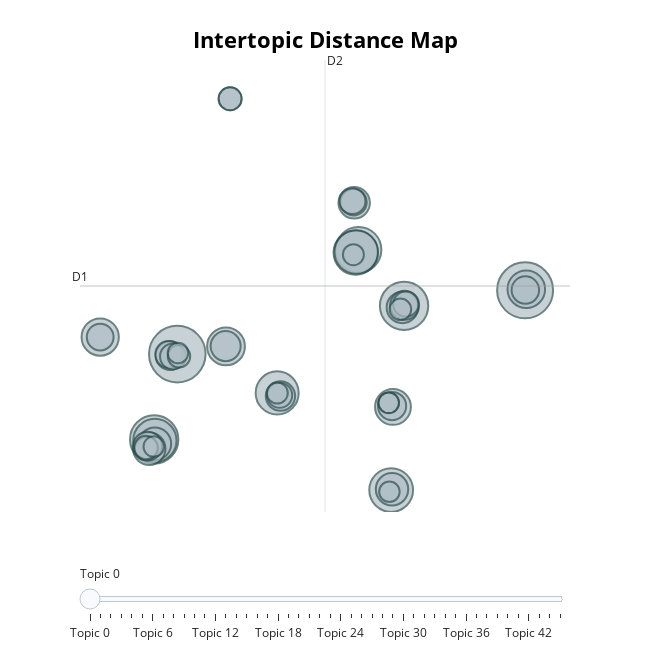

Notebook source saved alongside this figure:
### Code cell
topic_model.visualize_topics(custom_labels=True)

### Figure 1 — Plotly figure (JSON) as saved in the notebook; plotly's stock layout.template omitted (floating-point values rounded to 4 significant figures; data arrays with more than 128 entries replaced by an {"elided": "..."} marker saying what was removed)
{"data": [{"customdata": {"elided": "46x3 mixed values"}, "hovertemplate": "<b>Topic %{customdata[0]}</b><br>%{customdata[1]}<br>Size: %{customdata[2]}", "legendgroup": "", "marker": {"color": "#B0BEC5", "line": {"color": "DarkSlateGrey", "width": 2}, "size": [152, 149, 111, 111, 99, 93, 91, 90, 89, 88, 68, 67, 66, 61, 51, 50, 50, 47, 47, 43, 41, 40, 40, 39, 38, 36, 34, 34, 33, 32, 32, 30, 30, 26, 26, 25, 25, 24, 22, 21, 21, 20, 20, 20, 20, 20], "sizemode": "area", "sizeref": 0.095, "symbol": "circle"}, "mode": "markers", "name": "", "orientation": "v", "showlegend": false, "type": "scatter", "x": [-5.605, 28.27, -7.855, 16.48, 12.04, 11.77, 15.22, 11.82, -7.788, 4.121, -0.8631, 28.38, -13.11, 15.4, -7.797, -8.338, 15.31, 16.31, 11.62, -0.8976, 4.44, 16.54, -8.505, -6.309, 15.31, 28.29, -6.444, -13.11, 11.56, 11.45, -6.019, 4.361, 16.65, -8.606, -8.666, -0.4623, -0.4623, -5.44, 16.12, 11.54, 4.133, -5.54, 14.99, 15.05, 14.98, -7.897], "xaxis": "x", "y": [0.3093, 6.743, -8.296, 5.181, 10.83, 10.56, -13.41, 10.61, -8.405, -3.603, 1.085, 6.857, 2.028, -5.02, -8.739, -9.24, -13.33, 5.015, 15.57, 1.118, -3.923, 5.238, -8.976, 0.1517, -4.932, 6.767, 0.27, 2.028, 15.63, 15.74, 0.07354, -3.843, 5.347, -9.221, -9.114, 26.07, 26.07, 0.08305, 4.825, 10.33, -3.616, 0.4275, -4.61, -13.58, -4.605, -9.021], "yaxis": "y"}], "layout": {"annotations": [{"showarrow": false, "text": "D1", "x": -15.08, "y": 7.179, "yshift": 10}, {"showarrow": false, "text": "D2", "x": 8.778, "xshift": 10, "y": 29.98}], "height": 650, "hoverlabel": {"bgcolor": "white", "font": {"family": "Rockwell", "size": 16}}, "legend": {"itemsizing": "constant", "tracegroupgap": 0}, "margin": {"t": 60}, "shapes": [{"line": {"color": "#CFD8DC", "width": 2}, "type": "line", "x0": 8.778, "x1": 8.778, "y0": -15.62, "y1": 29.98}, {"line": {"color": "#9E9E9E", "width": 2}, "type": "line", "x0": -15.08, "x1": 32.64, "y0": 7.179, "y1": 7.179}], "sliders": [{"active": 0, "pad": {"t": 50}, "steps": [{"args": [{"marker.color": [["red", "#B0BEC5", "#B0BEC5", "#B0BEC5", "#B0BEC5", "#B0BEC5", "#B0BEC5", "#B0BEC5", "#B0BEC5", "#B0BEC5", "#B0BEC5", "#B0BEC5", "#B0BEC5", "#B0BEC5", "#B0BEC5", "#B0BEC5", "#B0BEC5", "#B0BEC5", "#B0BEC5", "#B0BEC5", "#B0BEC5", "#B0BEC5", "#B0BEC5", "#B0BEC5", "#B0BEC5", "#B0BEC5", "#B0BEC5", "#B0BEC5", "#B0BEC5", "#B0BEC5", "#B0BEC5", "#B0BEC5", "#B0BEC5", "#B0BEC5", "#B0BEC5", "#B0BEC5", "#B0BEC5", "#B0BEC5", "#B0BEC5", "#B0BEC5", "#B0BEC5", "#B0BEC5", "#B0BEC5", "#B0BEC5", "#B0BEC5", "#B0BEC5"]]}], "label": "Topic 0", "method": "update"}, {"args": [{"marker.color": [["#B0BEC5", "red", "#B0BEC5", "#B0BEC5", "#B0BEC5", "#B0BEC5", "#B0BEC5", "#B0BEC5", "#B0BEC5", "#B0BEC5", "#B0BEC5", "#B0BEC5", "#B0BEC5", "#B0BEC5", "#B0BEC5", "#B0BEC5", "#B0BEC5", "#B0BEC5", "#B0BEC5", "#B0BEC5", "#B0BEC5", "#B0BEC5", "#B0BEC5", "#B0BEC5", "#B0BEC5", "#B0BEC5", "#B0BEC5", "#B0BEC5", "#B0BEC5", "#B0BEC5", "#B0BEC5", "#B0BEC5", "#B0BEC5", "#B0BEC5", "#B0BEC5", "#B0BEC5", "#B0BEC5", "#B0BEC5", "#B0BEC5", "#B0BEC5", "#B0BEC5", "#B0BEC5", "#B0BEC5", "#B0BEC5", "#B0BEC5", "#B0BEC5"]]}], "label": "Topic 1", "method": "update"}, {"args": [{"marker.color": [["#B0BEC5", "#B0BEC5", "red", "#B0BEC5", "#B0BEC5", "#B0BEC5", "#B0BEC5", "#B0BEC5", "#B0BEC5", "#B0BEC5", "#B0BEC5", "#B0BEC5", "#B0BEC5", "#B0BEC5", "#B0BEC5", "#B0BEC5", "#B0BEC5", "#B0BEC5", "#B0BEC5", "#B0BEC5", "#B0BEC5", "#B0BEC5", "#B0BEC5", "#B0BEC5", "#B0BEC5", "#B0BEC5", "#B0BEC5", "#B0BEC5", "#B0BEC5", "#B0BEC5", "#B0BEC5", "#B0BEC5", "#B0BEC5", "#B0BEC5", "#B0BEC5", "#B0BEC5", "#B0BEC5", "#B0BEC5", "#B0BEC5", "#B0BEC5", "#B0BEC5", "#B0BEC5", "#B0BEC5", "#B0BEC5", "#B0BEC5", "#B0BEC5"]]}], "label": "Topic 2", "method": "update"}, {"args": [{"marker.color": [["#B0BEC5", "#B0BEC5", "#B0BEC5", "red", "#B0BEC5", "#B0BEC5", "#B0BEC5", "#B0BEC5", "#B0BEC5", "#B0BEC5", "#B0BEC5", "#B0BEC5", "#B0BEC5", "#B0BEC5", "#B0BEC5", "#B0BEC5", "#B0BEC5", "#B0BEC5", "#B0BEC5", "#B0BEC5", "#B0BEC5", "#B0BEC5", "#B0BEC5", "#B0BEC5", "#B0BEC5", "#B0BEC5", "#B0BEC5", "#B0BEC5", "#B0BEC5", "#B0BEC5", "#B0BEC5", "#B0BEC5", "#B0BEC5", "#B0BEC5", "#B0BEC5", "#B0BEC5", "#B0BEC5", "#B0BEC5", "#B0BEC5", "#B0BEC5", "#B0BEC5", "#B0BEC5", "#B0BEC5", "#B0BEC5", "#B0BEC5", "#B0BEC5"]]}], "label": "Topic 3", "method": "update"}, {"args": [{"marker.color": [["#B0BEC5", "#B0BEC5", "#B0BEC5", "#B0BEC5", "red", "#B0BEC5", "#B0BEC5", "#B0BEC5", "#B0BEC5", "#B0BEC5", "#B0BEC5", "#B0BEC5", "#B0BEC5", "#B0BEC5", "#B0BEC5", "#B0BEC5", "#B0BEC5", "#B0BEC5", "#B0BEC5", "#B0BEC5", "#B0BEC5", "#B0BEC5", "#B0BEC5", "#B0BEC5", "#B0BEC5", "#B0BEC5", "#B0BEC5", "#B0BEC5", "#B0BEC5", "#B0BEC5", "#B0BEC5", "#B0BEC5", "#B0BEC5", "#B0BEC5", "#B0BEC5", "#B0BEC5", "#B0BEC5", "#B0BEC5", "#B0BEC5", "#B0BEC5", "#B0BEC5", "#B0BEC5", "#B0BEC5", "#B0BEC5", "#B0BEC5", "#B0BEC5"]]}], "label": "Topic 4", "method": "update"}, {"args": [{"marker.color": [["#B0BEC5", "#B0BEC5", "#B0BEC5", "#B0BEC5", "#B0BEC5", "red", "#B0BEC5", "#B0BEC5", "#B0BEC5", "#B0BEC5", "#B0BEC5", "#B0BEC5", "#B0BEC5", "#B0BEC5", "#B0BEC5", "#B0BEC5", "#B0BEC5", "#B0BEC5", "#B0BEC5", "#B0BEC5", "#B0BEC5", "#B0BEC5", "#B0BEC5", "#B0BEC5", "#B0BEC5", "#B0BEC5", "#B0BEC5", "#B0BEC5", "#B0BEC5", "#B0BEC5", "#B0BEC5", "#B0BEC5", "#B0BEC5", "#B0BEC5", "#B0BEC5", "#B0BEC5", "#B0BEC5", "#B0BEC5", "#B0BEC5", "#B0BEC5", "#B0BEC5", "#B0BEC5", "#B0BEC5", "#B0BEC5", "#B0BEC5", "#B0BEC5"]]}], "label": "Topic 5", "method": "update"}, {"args": [{"marker.color": [["#B0BEC5", "#B0BEC5", "#B0BEC5", "#B0BEC5", "#B0BEC5", "#B0BEC5", "red", "#B0BEC5", "#B0BEC5", "#B0BEC5", "#B0BEC5", "#B0BEC5", "#B0BEC5", "#B0BEC5", "#B0BEC5", "#B0BEC5", "#B0BEC5", "#B0BEC5", "#B0BEC5", "#B0BEC5", "#B0BEC5", "#B0BEC5", "#B0BEC5", "#B0BEC5", "#B0BEC5", "#B0BEC5", "#B0BEC5", "#B0BEC5", "#B0BEC5", "#B0BEC5", "#B0BEC5", "#B0BEC5", "#B0BEC5", "#B0BEC5", "#B0BEC5", "#B0BEC5", "#B0BEC5", "#B0BEC5", "#B0BEC5", "#B0BEC5", "#B0BEC5", "#B0BEC5", "#B0BEC5", "#B0BEC5", "#B0BEC5", "#B0BEC5"]]}], "label": "Topic 6", "method": "update"}, {"args": [{"marker.color": [["#B0BEC5", "#B0BEC5", "#B0BEC5", "#B0BEC5", "#B0BEC5", "#B0BEC5", "#B0BEC5", "red", "#B0BEC5", "#B0BEC5", "#B0BEC5", "#B0BEC5", "#B0BEC5", "#B0BEC5", "#B0BEC5", "#B0BEC5", "#B0BEC5", "#B0BEC5", "#B0BEC5", "#B0BEC5", "#B0BEC5", "#B0BEC5", "#B0BEC5", "#B0BEC5", "#B0BEC5", "#B0BEC5", "#B0BEC5", "#B0BEC5", "#B0BEC5", "#B0BEC5", "#B0BEC5", "#B0BEC5", "#B0BEC5", "#B0BEC5", "#B0BEC5", "#B0BEC5", "#B0BEC5", "#B0BEC5", "#B0BEC5", "#B0BEC5", "#B0BEC5", "#B0BEC5", "#B0BEC5", "#B0BEC5", "#B0BEC5", "#B0BEC5"]]}], "label": "Topic 7", "method": "update"}, {"args": [{"marker.color": [["#B0BEC5", "#B0BEC5", "#B0BEC5", "#B0BEC5", "#B0BEC5", "#B0BEC5", "#B0BEC5", "#B0BEC5", "red", "#B0BEC5", "#B0BEC5", "#B0BEC5", "#B0BEC5", "#B0BEC5", "#B0BEC5", "#B0BEC5", "#B0BEC5", "#B0BEC5", "#B0BEC5", "#B0BEC5", "#B0BEC5", "#B0BEC5", "#B0BEC5", "#B0BEC5", "#B0BEC5", "#B0BEC5", "#B0BEC5", "#B0BEC5", "#B0BEC5", "#B0BEC5", "#B0BEC5", "#B0BEC5", "#B0BEC5", "#B0BEC5", "#B0BEC5", "#B0BEC5", "#B0BEC5", "#B0BEC5", "#B0BEC5", "#B0BEC5", "#B0BEC5", "#B0BEC5", "#B0BEC5", "#B0BEC5", "#B0BEC5", "#B0BEC5"]]}], "label": "Topic 8", "method": "update"}, {"args": [{"marker.color": [["#B0BEC5", "#B0BEC5", "#B0BEC5", "#B0BEC5", "#B0BEC5", "#B0BEC5", "#B0BEC5", "#B0BEC5", "#B0BEC5", "red", "#B0BEC5", "#B0BEC5", "#B0BEC5", "#B0BEC5", "#B0BEC5", "#B0BEC5", "#B0BEC5", "#B0BEC5", "#B0BEC5", "#B0BEC5", "#B0BEC5", "#B0BEC5", "#B0BEC5", "#B0BEC5", "#B0BEC5", "#B0BEC5", "#B0BEC5", "#B0BEC5", "#B0BEC5", "#B0BEC5", "#B0BEC5", "#B0BEC5", "#B0BEC5", "#B0BEC5", "#B0BEC5", "#B0BEC5", "#B0BEC5", "#B0BEC5", "#B0BEC5", "#B0BEC5", "#B0BEC5", "#B0BEC5", "#B0BEC5", "#B0BEC5", "#B0BEC5", "#B0BEC5"]]}], "label": "Topic 9", "method": "update"}, {"args": [{"marker.color": [["#B0BEC5", "#B0BEC5", "#B0BEC5", "#B0BEC5", "#B0BEC5", "#B0BEC5", "#B0BEC5", "#B0BEC5", "#B0BEC5", "#B0BEC5", "red", "#B0BEC5", "#B0BEC5", "#B0BEC5", "#B0BEC5", "#B0BEC5", "#B0BEC5", "#B0BEC5", "#B0BEC5", "#B0BEC5", "#B0BEC5", "#B0BEC5", "#B0BEC5", "#B0BEC5", "#B0BEC5", "#B0BEC5", "#B0BEC5", "#B0BEC5", "#B0BEC5", "#B0BEC5", "#B0BEC5", "#B0BEC5", "#B0BEC5", "#B0BEC5", "#B0BEC5", "#B0BEC5", "#B0BEC5", "#B0BEC5", "#B0BEC5", "#B0BEC5", "#B0BEC5", "#B0BEC5", "#B0BEC5", "#B0BEC5", "#B0BEC5", "#B0BEC5"]]}], "label": "Topic 10", "method": "update"}, {"args": [{"marker.color": [["#B0BEC5", "#B0BEC5", "#B0BEC5", "#B0BEC5", "#B0BEC5", "#B0BEC5", "#B0BEC5", "#B0BEC5", "#B0BEC5", "#B0BEC5", "#B0BEC5", "red", "#B0BEC5", "#B0BEC5", "#B0BEC5", "#B0BEC5", "#B0BEC5", "#B0BEC5", "#B0BEC5", "#B0BEC5", "#B0BEC5", "#B0BEC5", "#B0BEC5", "#B0BEC5", "#B0BEC5", "#B0BEC5", "#B0BEC5", "#B0BEC5", "#B0BEC5", "#B0BEC5", "#B0BEC5", "#B0BEC5", "#B0BEC5", "#B0BEC5", "#B0BEC5", "#B0BEC5", "#B0BEC5", "#B0BEC5", "#B0BEC5", "#B0BEC5", "#B0BEC5", "#B0BEC5", "#B0BEC5", "#B0BEC5", "#B0BEC5", "#B0BEC5"]]}], "label": "Topic 11", "method": "update"}, {"args": [{"marker.color": [["#B0BEC5", "#B0BEC5", "#B0BEC5", "#B0BEC5", "#B0BEC5", "#B0BEC5", "#B0BEC5", "#B0BEC5", "#B0BEC5", "#B0BEC5", "#B0BEC5", "#B0BEC5", "red", "#B0BEC5", "#B0BEC5", "#B0BEC5", "#B0BEC5", "#B0BEC5", "#B0BEC5", "#B0BEC5", "#B0BEC5", "#B0BEC5", "#B0BEC5", "#B0BEC5", "#B0BEC5", "#B0BEC5", "#B0BEC5", "#B0BEC5", "#B0BEC5", "#B0BEC5", "#B0BEC5", "#B0BEC5", "#B0BEC5", "#B0BEC5", "#B0BEC5", "#B0BEC5", "#B0BEC5", "#B0BEC5", "#B0BEC5", "#B0BEC5", "#B0BEC5", "#B0BEC5", "#B0BEC5", "#B0BEC5", "#B0BEC5", "#B0BEC5"]]}], "label": "Topic 12", "method": "update"}, {"args": [{"marker.color": [["#B0BEC5", "#B0BEC5", "#B0BEC5", "#B0BEC5", "#B0BEC5", "#B0BEC5", "#B0BEC5", "#B0BEC5", "#B0BEC5", "#B0BEC5", "#B0BEC5", "#B0BEC5", "#B0BEC5", "red", "#B0BEC5", "#B0BEC5", "#B0BEC5", "#B0BEC5", "#B0BEC5", "#B0BEC5", "#B0BEC5", "#B0BEC5", "#B0BEC5", "#B0BEC5", "#B0BEC5", "#B0BEC5", "#B0BEC5", "#B0BEC5", "#B0BEC5", "#B0BEC5", "#B0BEC5", "#B0BEC5", "#B0BEC5", "#B0BEC5", "#B0BEC5", "#B0BEC5", "#B0BEC5", "#B0BEC5", "#B0BEC5", "#B0BEC5", "#B0BEC5", "#B0BEC5", "#B0BEC5", "#B0BEC5", "#B0BEC5", "#B0BEC5"]]}], "label": "Topic 13", "method": "update"}, {"args": [{"marker.color": [["#B0BEC5", "#B0BEC5", "#B0BEC5", "#B0BEC5", "#B0BEC5", "#B0BEC5", "#B0BEC5", "#B0BEC5", "#B0BEC5", "#B0BEC5", "#B0BEC5", "#B0BEC5", "#B0BEC5", "#B0BEC5", "red", "#B0BEC5", "#B0BEC5", "#B0BEC5", "#B0BEC5", "#B0BEC5", "#B0BEC5", "#B0BEC5", "#B0BEC5", "#B0BEC5", "#B0BEC5", "#B0BEC5", "#B0BEC5", "#B0BEC5", "#B0BEC5", "#B0BEC5", "#B0BEC5", "#B0BEC5", "#B0BEC5", "#B0BEC5", "#B0BEC5", "#B0BEC5", "#B0BEC5", "#B0BEC5", "#B0BEC5", "#B0BEC5", "#B0BEC5", "#B0BEC5", "#B0BEC5", "#B0BEC5", "#B0BEC5", "#B0BEC5"]]}], "label": "Topic 14", "method": "update"}, {"args": [{"marker.color": [["#B0BEC5", "#B0BEC5", "#B0BEC5", "#B0BEC5", "#B0BEC5", "#B0BEC5", "#B0BEC5", "#B0BEC5", "#B0BEC5", "#B0BEC5", "#B0BEC5", "#B0BEC5", "#B0BEC5", "#B0BEC5", "#B0BEC5", "red", "#B0BEC5", "#B0BEC5", "#B0BEC5", "#B0BEC5", "#B0BEC5", "#B0BEC5", "#B0BEC5", "#B0BEC5", "#B0BEC5", "#B0BEC5", "#B0BEC5", "#B0BEC5", "#B0BEC5", "#B0BEC5", "#B0BEC5", "#B0BEC5", "#B0BEC5", "#B0BEC5", "#B0BEC5", "#B0BEC5", "#B0BEC5", "#B0BEC5", "#B0BEC5", "#B0BEC5", "#B0BEC5", "#B0BEC5", "#B0BEC5", "#B0BEC5", "#B0BEC5", "#B0BEC5"]]}], "label": "Topic 15", "method": "update"}, {"args": [{"marker.color": [["#B0BEC5", "#B0BEC5", "#B0BEC5", "#B0BEC5", "#B0BEC5", "#B0BEC5", "#B0BEC5", "#B0BEC5", "#B0BEC5", "#B0BEC5", "#B0BEC5", "#B0BEC5", "#B0BEC5", "#B0BEC5", "#B0BEC5", "#B0BEC5", "red", "#B0BEC5", "#B0BEC5", "#B0BEC5", "#B0BEC5", "#B0BEC5", "#B0BEC5", "#B0BEC5", "#B0BEC5", "#B0BEC5", "#B0BEC5", "#B0BEC5", "#B0BEC5", "#B0BEC5", "#B0BEC5", "#B0BEC5", "#B0BEC5", "#B0BEC5", "#B0BEC5", "#B0BEC5", "#B0BEC5", "#B0BEC5", "#B0BEC5", "#B0BEC5", "#B0BEC5", "#B0BEC5", "#B0BEC5", "#B0BEC5", "#B0BEC5", "#B0BEC5"]]}], "label": "Topic 16", "method": "update"}, {"args": [{"marker.color": [["#B0BEC5", "#B0BEC5", "#B0BEC5", "#B0BEC5", "#B0BEC5", "#B0BEC5", "#B0BEC5", "#B0BEC5", "#B0BEC5", "#B0BEC5", "#B0BEC5", "#B0BEC5", "#B0BEC5", "#B0BEC5", "#B0BEC5", "#B0BEC5", "#B0BEC5", "red", "#B0BEC5", "#B0BEC5", "#B0BEC5", "#B0BEC5", "#B0BEC5", "#B0BEC5", "#B0BEC5", "#B0BEC5", "#B0BEC5", "#B0BEC5", "#B0BEC5", "#B0BEC5", "#B0BEC5", "#B0BEC5", "#B0BEC5", "#B0BEC5", "#B0BEC5", "#B0BEC5", "#B0BEC5", "#B0BEC5", "#B0BEC5", "#B0BEC5", "#B0BEC5", "#B0BEC5", "#B0BEC5", "#B0BEC5", "#B0BEC5", "#B0BEC5"]]}], "label": "Topic 17", "method": "update"}, {"args": [{"marker.color": [["#B0BEC5", "#B0BEC5", "#B0BEC5", "#B0BEC5", "#B0BEC5", "#B0BEC5", "#B0BEC5", "#B0BEC5", "#B0BEC5", "#B0BEC5", "#B0BEC5", "#B0BEC5", "#B0BEC5", "#B0BEC5", "#B0BEC5", "#B0BEC5", "#B0BEC5", "#B0BEC5", "red", "#B0BEC5", "#B0BEC5", "#B0BEC5", "#B0BEC5", "#B0BEC5", "#B0BEC5", "#B0BEC5", "#B0BEC5", "#B0BEC5", "#B0BEC5", "#B0BEC5", "#B0BEC5", "#B0BEC5", "#B0BEC5", "#B0BEC5", "#B0BEC5", "#B0BEC5", "#B0BEC5", "#B0BEC5", "#B0BEC5", "#B0BEC5", "#B0BEC5", "#B0BEC5", "#B0BEC5", "#B0BEC5", "#B0BEC5", "#B0BEC5"]]}], "label": "Topic 18", "method": "update"}, {"args": [{"marker.color": [["#B0BEC5", "#B0BEC5", "#B0BEC5", "#B0BEC5", "#B0BEC5", "#B0BEC5", "#B0BEC5", "#B0BEC5", "#B0BEC5", "#B0BEC5", "#B0BEC5", "#B0BEC5", "#B0BEC5", "#B0BEC5", "#B0BEC5", "#B0BEC5", "#B0BEC5", "#B0BEC5", "#B0BEC5", "red", "#B0BEC5", "#B0BEC5", "#B0BEC5", "#B0BEC5", "#B0BEC5", "#B0BEC5", "#B0BEC5", "#B0BEC5", "#B0BEC5", "#B0BEC5", "#B0BEC5", "#B0BEC5", "#B0BEC5", "#B0BEC5", "#B0BEC5", "#B0BEC5", "#B0BEC5", "#B0BEC5", "#B0BEC5", "#B0BEC5", "#B0BEC5", "#B0BEC5", "#B0BEC5", "#B0BEC5", "#B0BEC5", "#B0BEC5"]]}], "label": "Topic 19", "method": "update"}, {"args": [{"marker.color": [["#B0BEC5", "#B0BEC5", "#B0BEC5", "#B0BEC5", "#B0BEC5", "#B0BEC5", "#B0BEC5", "#B0BEC5", "#B0BEC5", "#B0BEC5", "#B0BEC5", "#B0BEC5", "#B0BEC5", "#B0BEC5", "#B0BEC5", "#B0BEC5", "#B0BEC5", "#B0BEC5", "#B0BEC5", "#B0BEC5", "red", "#B0BEC5", "#B0BEC5", "#B0BEC5", "#B0BEC5", "#B0BEC5", "#B0BEC5", "#B0BEC5", "#B0BEC5", "#B0BEC5", "#B0BEC5", "#B0BEC5", "#B0BEC5", "#B0BEC5", "#B0BEC5", "#B0BEC5", "#B0BEC5", "#B0BEC5", "#B0BEC5", "#B0BEC5", "#B0BEC5", "#B0BEC5", "#B0BEC5", "#B0BEC5", "#B0BEC5", "#B0BEC5"]]}], "label": "Topic 20", "method": "update"}, {"args": [{"marker.color": [["#B0BEC5", "#B0BEC5", "#B0BEC5", "#B0BEC5", "#B0BEC5", "#B0BEC5", "#B0BEC5", "#B0BEC5", "#B0BEC5", "#B0BEC5", "#B0BEC5", "#B0BEC5", "#B0BEC5", "#B0BEC5", "#B0BEC5", "#B0BEC5", "#B0BEC5", "#B0BEC5", "#B0BEC5", "#B0BEC5", "#B0BEC5", "red", "#B0BEC5", "#B0BEC5", "#B0BEC5", "#B0BEC5", "#B0BEC5", "#B0BEC5", "#B0BEC5", "#B0BEC5", "#B0BEC5", "#B0BEC5", "#B0BEC5", "#B0BEC5", "#B0BEC5", "#B0BEC5", "#B0BEC5", "#B0BEC5", "#B0BEC5", "#B0BEC5", "#B0BEC5", "#B0BEC5", "#B0BEC5", "#B0BEC5", "#B0BEC5", "#B0BEC5"]]}], "label": "Topic 21", "method": "update"}, {"args": [{"marker.color": [["#B0BEC5", "#B0BEC5", "#B0BEC5", "#B0BEC5", "#B0BEC5", "#B0BEC5", "#B0BEC5", "#B0BEC5", "#B0BEC5", "#B0BEC5", "#B0BEC5", "#B0BEC5", "#B0BEC5", "#B0BEC5", "#B0BEC5", "#B0BEC5", "#B0BEC5", "#B0BEC5", "#B0BEC5", "#B0BEC5", "#B0BEC5", "#B0BEC5", "red", "#B0BEC5", "#B0BEC5", "#B0BEC5", "#B0BEC5", "#B0BEC5", "#B0BEC5", "#B0BEC5", "#B0BEC5", "#B0BEC5", "#B0BEC5", "#B0BEC5", "#B0BEC5", "#B0BEC5", "#B0BEC5", "#B0BEC5", "#B0BEC5", "#B0BEC5", "#B0BEC5", "#B0BEC5", "#B0BEC5", "#B0BEC5", "#B0BEC5", "#B0BEC5"]]}], "label": "Topic 22", "method": "update"}, {"args": [{"marker.color": [["#B0BEC5", "#B0BEC5", "#B0BEC5", "#B0BEC5", "#B0BEC5", "#B0BEC5", "#B0BEC5", "#B0BEC5", "#B0BEC5", "#B0BEC5", "#B0BEC5", "#B0BEC5", "#B0BEC5", "#B0BEC5", "#B0BEC5", "#B0BEC5", "#B0BEC5", "#B0BEC5", "#B0BEC5", "#B0BEC5", "#B0BEC5", "#B0BEC5", "#B0BEC5", "red", "#B0BEC5", "#B0BEC5", "#B0BEC5", "#B0BEC5", "#B0BEC5", "#B0BEC5", "#B0BEC5", "#B0BEC5", "#B0BEC5", "#B0BEC5", "#B0BEC5", "#B0BEC5", "#B0BEC5", "#B0BEC5", "#B0BEC5", "#B0BEC5", "#B0BEC5", "#B0BEC5", "#B0BEC5", "#B0BEC5", "#B0BEC5", "#B0BEC5"]]}], "label": "Topic 23", "method": "update"}, {"args": [{"marker.color": [["#B0BEC5", "#B0BEC5", "#B0BEC5", "#B0BEC5", "#B0BEC5", "#B0BEC5", "#B0BEC5", "#B0BEC5", "#B0BEC5", "#B0BEC5", "#B0BEC5", "#B0BEC5", "#B0BEC5", "#B0BEC5", "#B0BEC5", "#B0BEC5", "#B0BEC5", "#B0BEC5", "#B0BEC5", "#B0BEC5", "#B0BEC5", "#B0BEC5", "#B0BEC5", "#B0BEC5", "red", "#B0BEC5", "#B0BEC5", "#B0BEC5", "#B0BEC5", "#B0BEC5", "#B0BEC5", "#B0BEC5", "#B0BEC5", "#B0BEC5", "#B0BEC5", "#B0BEC5", "#B0BEC5", "#B0BEC5", "#B0BEC5", "#B0BEC5", "#B0BEC5", "#B0BEC5", "#B0BEC5", "#B0BEC5", "#B0BEC5", "#B0BEC5"]]}], "label": "Topic 24", "method": "update"}, {"args": [{"marker.color": [["#B0BEC5", "#B0BEC5", "#B0BEC5", "#B0BEC5", "#B0BEC5", "#B0BEC5", "#B0BEC5", "#B0BEC5", "#B0BEC5", "#B0BEC5", "#B0BEC5", "#B0BEC5", "#B0BEC5", "#B0BEC5", "#B0BEC5", "#B0BEC5", "#B0BEC5", "#B0BEC5", "#B0BEC5", "#B0BEC5", "#B0BEC5", "#B0BEC5", "#B0BEC5", "#B0BEC5", "#B0BEC5", "red", "#B0BEC5", "#B0BEC5", "#B0BEC5", "#B0BEC5", "#B0BEC5", "#B0BEC5", "#B0BEC5", "#B0BEC5", "#B0BEC5", "#B0BEC5", "#B0BEC5", "#B0BEC5", "#B0BEC5", "#B0BEC5", "#B0BEC5", "#B0BEC5", "#B0BEC5", "#B0BEC5", "#B0BEC5", "#B0BEC5"]]}], "label": "Topic 25", "method": "update"}, {"args": [{"marker.color": [["#B0BEC5", "#B0BEC5", "#B0BEC5", "#B0BEC5", "#B0BEC5", "#B0BEC5", "#B0BEC5", "#B0BEC5", "#B0BEC5", "#B0BEC5", "#B0BEC5", "#B0BEC5", "#B0BEC5", "#B0BEC5", "#B0BEC5", "#B0BEC5", "#B0BEC5", "#B0BEC5", "#B0BEC5", "#B0BEC5", "#B0BEC5", "#B0BEC5", "#B0BEC5", "#B0BEC5", "#B0BEC5", "#B0BEC5", "red", "#B0BEC5", "#B0BEC5", "#B0BEC5", "#B0BEC5", "#B0BEC5", "#B0BEC5", "#B0BEC5", "#B0BEC5", "#B0BEC5", "#B0BEC5", "#B0BEC5", "#B0BEC5", "#B0BEC5", "#B0BEC5", "#B0BEC5", "#B0BEC5", "#B0BEC5", "#B0BEC5", "#B0BEC5"]]}], "label": "Topic 26", "method": "update"}, {"args": [{"marker.color": [["#B0BEC5", "#B0BEC5", "#B0BEC5", "#B0BEC5", "#B0BEC5", "#B0BEC5", "#B0BEC5", "#B0BEC5", "#B0BEC5", "#B0BEC5", "#B0BEC5", "#B0BEC5", "#B0BEC5", "#B0BEC5", "#B0BEC5", "#B0BEC5", "#B0BEC5", "#B0BEC5", "#B0BEC5", "#B0BEC5", "#B0BEC5", "#B0BEC5", "#B0BEC5", "#B0BEC5", "#B0BEC5", "#B0BEC5", "#B0BEC5", "red", "#B0BEC5", "#B0BEC5", "#B0BEC5", "#B0BEC5", "#B0BEC5", "#B0BEC5", "#B0BEC5", "#B0BEC5", "#B0BEC5", "#B0BEC5", "#B0BEC5", "#B0BEC5", "#B0BEC5", "#B0BEC5", "#B0BEC5", "#B0BEC5", "#B0BEC5", "#B0BEC5"]]}], "label": "Topic 27", "method": "update"}, {"args": [{"marker.color": [["#B0BEC5", "#B0BEC5", "#B0BEC5", "#B0BEC5", "#B0BEC5", "#B0BEC5", "#B0BEC5", "#B0BEC5", "#B0BEC5", "#B0BEC5", "#B0BEC5", "#B0BEC5", "#B0BEC5", "#B0BEC5", "#B0BEC5", "#B0BEC5", "#B0BEC5", "#B0BEC5", "#B0BEC5", "#B0BEC5", "#B0BEC5", "#B0BEC5", "#B0BEC5", "#B0BEC5", "#B0BEC5", "#B0BEC5", "#B0BEC5", "#B0BEC5", "red", "#B0BEC5", "#B0BEC5", "#B0BEC5", "#B0BEC5", "#B0BEC5", "#B0BEC5", "#B0BEC5", "#B0BEC5", "#B0BEC5", "#B0BEC5", "#B0BEC5", "#B0BEC5", "#B0BEC5", "#B0BEC5", "#B0BEC5", "#B0BEC5", "#B0BEC5"]]}], "label": "Topic 28", "method": "update"}, {"args": [{"marker.color": [["#B0BEC5", "#B0BEC5", "#B0BEC5", "#B0BEC5", "#B0BEC5", "#B0BEC5", "#B0BEC5", "#B0BEC5", "#B0BEC5", "#B0BEC5", "#B0BEC5", "#B0BEC5", "#B0BEC5", "#B0BEC5", "#B0BEC5", "#B0BEC5", "#B0BEC5", "#B0BEC5", "#B0BEC5", "#B0BEC5", "#B0BEC5", "#B0BEC5", "#B0BEC5", "#B0BEC5", "#B0BEC5", "#B0BEC5", "#B0BEC5", "#B0BEC5", "#B0BEC5", "red", "#B0BEC5", "#B0BEC5", "#B0BEC5", "#B0BEC5", "#B0BEC5", "#B0BEC5", "#B0BEC5", "#B0BEC5", "#B0BEC5", "#B0BEC5", "#B0BEC5", "#B0BEC5", "#B0BEC5", "#B0BEC5", "#B0BEC5", "#B0BEC5"]]}], "label": "Topic 29", "method": "update"}, {"args": [{"marker.color": [["#B0BEC5", "#B0BEC5", "#B0BEC5", "#B0BEC5", "#B0BEC5", "#B0BEC5", "#B0BEC5", "#B0BEC5", "#B0BEC5", "#B0BEC5", "#B0BEC5", "#B0BEC5", "#B0BEC5", "#B0BEC5", "#B0BEC5", "#B0BEC5", "#B0BEC5", "#B0BEC5", "#B0BEC5", "#B0BEC5", "#B0BEC5", "#B0BEC5", "#B0BEC5", "#B0BEC5", "#B0BEC5", "#B0BEC5", "#B0BEC5", "#B0BEC5", "#B0BEC5", "#B0BEC5", "red", "#B0BEC5", "#B0BEC5", "#B0BEC5", "#B0BEC5", "#B0BEC5", "#B0BEC5", "#B0BEC5", "#B0BEC5", "#B0BEC5", "#B0BEC5", "#B0BEC5", "#B0BEC5", "#B0BEC5", "#B0BEC5", "#B0BEC5"]]}], "label": "Topic 30", "method": "update"}, {"args": [{"marker.color": [["#B0BEC5", "#B0BEC5", "#B0BEC5", "#B0BEC5", "#B0BEC5", "#B0BEC5", "#B0BEC5", "#B0BEC5", "#B0BEC5", "#B0BEC5", "#B0BEC5", "#B0BEC5", "#B0BEC5", "#B0BEC5", "#B0BEC5", "#B0BEC5", "#B0BEC5", "#B0BEC5", "#B0BEC5", "#B0BEC5", "#B0BEC5", "#B0BEC5", "#B0BEC5", "#B0BEC5", "#B0BEC5", "#B0BEC5", "#B0BEC5", "#B0BEC5", "#B0BEC5", "#B0BEC5", "#B0BEC5", "red", "#B0BEC5", "#B0BEC5", "#B0BEC5", "#B0BEC5", "#B0BEC5", "#B0BEC5", "#B0BEC5", "#B0BEC5", "#B0BEC5", "#B0BEC5", "#B0BEC5", "#B0BEC5", "#B0BEC5", "#B0BEC5"]]}], "label": "Topic 31", "method": "update"}, {"args": [{"marker.color": [["#B0BEC5", "#B0BEC5", "#B0BEC5", "#B0BEC5", "#B0BEC5", "#B0BEC5", "#B0BEC5", "#B0BEC5", "#B0BEC5", "#B0BEC5", "#B0BEC5", "#B0BEC5", "#B0BEC5", "#B0BEC5", "#B0BEC5", "#B0BEC5", "#B0BEC5", "#B0BEC5", "#B0BEC5", "#B0BEC5", "#B0BEC5", "#B0BEC5", "#B0BEC5", "#B0BEC5", "#B0BEC5", "#B0BEC5", "#B0BEC5", "#B0BEC5", "#B0BEC5", "#B0BEC5", "#B0BEC5", "#B0BEC5", "red", "#B0BEC5", "#B0BEC5", "#B0BEC5", "#B0BEC5", "#B0BEC5", "#B0BEC5", "#B0BEC5", "#B0BEC5", "#B0BEC5", "#B0BEC5", "#B0BEC5", "#B0BEC5", "#B0BEC5"]]}], "label": "Topic 32", "method": "update"}, {"args": [{"marker.color": [["#B0BEC5", "#B0BEC5", "#B0BEC5", "#B0BEC5", "#B0BEC5", "#B0BEC5", "#B0BEC5", "#B0BEC5", "#B0BEC5", "#B0BEC5", "#B0BEC5", "#B0BEC5", "#B0BEC5", "#B0BEC5", "#B0BEC5", "#B0BEC5", "#B0BEC5", "#B0BEC5", "#B0BEC5", "#B0BEC5", "#B0BEC5", "#B0BEC5", "#B0BEC5", "#B0BEC5", "#B0BEC5", "#B0BEC5", "#B0BEC5", "#B0BEC5", "#B0BEC5", "#B0BEC5", "#B0BEC5", "#B0BEC5", "#B0BEC5", "red", "#B0BEC5", "#B0BEC5", "#B0BEC5", "#B0BEC5", "#B0BEC5", "#B0BEC5", "#B0BEC5", "#B0BEC5", "#B0BEC5", "#B0BEC5", "#B0BEC5", "#B0BEC5"]]}], "label": "Topic 33", "method": "update"}, {"args": [{"marker.color": [["#B0BEC5", "#B0BEC5", "#B0BEC5", "#B0BEC5", "#B0BEC5", "#B0BEC5", "#B0BEC5", "#B0BEC5", "#B0BEC5", "#B0BEC5", "#B0BEC5", "#B0BEC5", "#B0BEC5", "#B0BEC5", "#B0BEC5", "#B0BEC5", "#B0BEC5", "#B0BEC5", "#B0BEC5", "#B0BEC5", "#B0BEC5", "#B0BEC5", "#B0BEC5", "#B0BEC5", "#B0BEC5", "#B0BEC5", "#B0BEC5", "#B0BEC5", "#B0BEC5", "#B0BEC5", "#B0BEC5", "#B0BEC5", "#B0BEC5", "#B0BEC5", "red", "#B0BEC5", "#B0BEC5", "#B0BEC5", "#B0BEC5", "#B0BEC5", "#B0BEC5", "#B0BEC5", "#B0BEC5", "#B0BEC5", "#B0BEC5", "#B0BEC5"]]}], "label": "Topic 34", "method": "update"}, {"args": [{"marker.color": [["#B0BEC5", "#B0BEC5", "#B0BEC5", "#B0BEC5", "#B0BEC5", "#B0BEC5", "#B0BEC5", "#B0BEC5", "#B0BEC5", "#B0BEC5", "#B0BEC5", "#B0BEC5", "#B0BEC5", "#B0BEC5", "#B0BEC5", "#B0BEC5", "#B0BEC5", "#B0BEC5", "#B0BEC5", "#B0BEC5", "#B0BEC5", "#B0BEC5", "#B0BEC5", "#B0BEC5", "#B0BEC5", "#B0BEC5", "#B0BEC5", "#B0BEC5", "#B0BEC5", "#B0BEC5", "#B0BEC5", "#B0BEC5", "#B0BEC5", "#B0BEC5", "#B0BEC5", "red", "#B0BEC5", "#B0BEC5", "#B0BEC5", "#B0BEC5", "#B0BEC5", "#B0BEC5", "#B0BEC5", "#B0BEC5", "#B0BEC5", "#B0BEC5"]]}], "label": "Topic 35", "method": "update"}, {"args": [{"marker.color": [["#B0BEC5", "#B0BEC5", "#B0BEC5", "#B0BEC5", "#B0BEC5", "#B0BEC5", "#B0BEC5", "#B0BEC5", "#B0BEC5", "#B0BEC5", "#B0BEC5", "#B0BEC5", "#B0BEC5", "#B0BEC5", "#B0BEC5", "#B0BEC5", "#B0BEC5", "#B0BEC5", "#B0BEC5", "#B0BEC5", "#B0BEC5", "#B0BEC5", "#B0BEC5", "#B0BEC5", "#B0BEC5", "#B0BEC5", "#B0BEC5", "#B0BEC5", "#B0BEC5", "#B0BEC5", "#B0BEC5", "#B0BEC5", "#B0BEC5", "#B0BEC5", "#B0BEC5", "#B0BEC5", "red", "#B0BEC5", "#B0BEC5", "#B0BEC5", "#B0BEC5", "#B0BEC5", "#B0BEC5", "#B0BEC5", "#B0BEC5", "#B0BEC5"]]}], "label": "Topic 36", "method": "update"}, {"args": [{"marker.color": [["#B0BEC5", "#B0BEC5", "#B0BEC5", "#B0BEC5", "#B0BEC5", "#B0BEC5", "#B0BEC5", "#B0BEC5", "#B0BEC5", "#B0BEC5", "#B0BEC5", "#B0BEC5", "#B0BEC5", "#B0BEC5", "#B0BEC5", "#B0BEC5", "#B0BEC5", "#B0BEC5", "#B0BEC5", "#B0BEC5", "#B0BEC5", "#B0BEC5", "#B0BEC5", "#B0BEC5", "#B0BEC5", "#B0BEC5", "#B0BEC5", "#B0BEC5", "#B0BEC5", "#B0BEC5", "#B0BEC5", "#B0BEC5", "#B0BEC5", "#B0BEC5", "#B0BEC5", "#B0BEC5", "#B0BEC5", "red", "#B0BEC5", "#B0BEC5", "#B0BEC5", "#B0BEC5", "#B0BEC5", "#B0BEC5", "#B0BEC5", "#B0BEC5"]]}], "label": "Topic 37", "method": "update"}, {"args": [{"marker.color": [["#B0BEC5", "#B0BEC5", "#B0BEC5", "#B0BEC5", "#B0BEC5", "#B0BEC5", "#B0BEC5", "#B0BEC5", "#B0BEC5", "#B0BEC5", "#B0BEC5", "#B0BEC5", "#B0BEC5", "#B0BEC5", "#B0BEC5", "#B0BEC5", "#B0BEC5", "#B0BEC5", "#B0BEC5", "#B0BEC5", "#B0BEC5", "#B0BEC5", "#B0BEC5", "#B0BEC5", "#B0BEC5", "#B0BEC5", "#B0BEC5", "#B0BEC5", "#B0BEC5", "#B0BEC5", "#B0BEC5", "#B0BEC5", "#B0BEC5", "#B0BEC5", "#B0BEC5", "#B0BEC5", "#B0BEC5", "#B0BEC5", "red", "#B0BEC5", "#B0BEC5", "#B0BEC5", "#B0BEC5", "#B0BEC5", "#B0BEC5", "#B0BEC5"]]}], "label": "Topic 38", "method": "update"}, {"args": [{"marker.color": [["#B0BEC5", "#B0BEC5", "#B0BEC5", "#B0BEC5", "#B0BEC5", "#B0BEC5", "#B0BEC5", "#B0BEC5", "#B0BEC5", "#B0BEC5", "#B0BEC5", "#B0BEC5", "#B0BEC5", "#B0BEC5", "#B0BEC5", "#B0BEC5", "#B0BEC5", "#B0BEC5", "#B0BEC5", "#B0BEC5", "#B0BEC5", "#B0BEC5", "#B0BEC5", "#B0BEC5", "#B0BEC5", "#B0BEC5", "#B0BEC5", "#B0BEC5", "#B0BEC5", "#B0BEC5", "#B0BEC5", "#B0BEC5", "#B0BEC5", "#B0BEC5", "#B0BEC5", "#B0BEC5", "#B0BEC5", "#B0BEC5", "#B0BEC5", "red", "#B0BEC5", "#B0BEC5", "#B0BEC5", "#B0BEC5", "#B0BEC5", "#B0BEC5"]]}], "label": "Topic 39", "method": "update"}, {"args": [{"marker.color": [["#B0BEC5", "#B0BEC5", "#B0BEC5", "#B0BEC5", "#B0BEC5", "#B0BEC5", "#B0BEC5", "#B0BEC5", "#B0BEC5", "#B0BEC5", "#B0BEC5", "#B0BEC5", "#B0BEC5", "#B0BEC5", "#B0BEC5", "#B0BEC5", "#B0BEC5", "#B0BEC5", "#B0BEC5", "#B0BEC5", "#B0BEC5", "#B0BEC5", "#B0BEC5", "#B0BEC5", "#B0BEC5", "#B0BEC5", "#B0BEC5", "#B0BEC5", "#B0BEC5", "#B0BEC5", "#B0BEC5", "#B0BEC5", "#B0BEC5", "#B0BEC5", "#B0BEC5", "#B0BEC5", "#B0BEC5", "#B0BEC5", "#B0BEC5", "#B0BEC5", "red", "#B0BEC5", "#B0BEC5", "#B0BEC5", "#B0BEC5", "#B0BEC5"]]}], "label": "Topic 40", "method": "update"}, {"args": [{"marker.color": [["#B0BEC5", "#B0BEC5", "#B0BEC5", "#B0BEC5", "#B0BEC5", "#B0BEC5", "#B0BEC5", "#B0BEC5", "#B0BEC5", "#B0BEC5", "#B0BEC5", "#B0BEC5", "#B0BEC5", "#B0BEC5", "#B0BEC5", "#B0BEC5", "#B0BEC5", "#B0BEC5", "#B0BEC5", "#B0BEC5", "#B0BEC5", "#B0BEC5", "#B0BEC5", "#B0BEC5", "#B0BEC5", "#B0BEC5", "#B0BEC5", "#B0BEC5", "#B0BEC5", "#B0BEC5", "#B0BEC5", "#B0BEC5", "#B0BEC5", "#B0BEC5", "#B0BEC5", "#B0BEC5", "#B0BEC5", "#B0BEC5", "#B0BEC5", "#B0BEC5", "#B0BEC5", "red", "#B0BEC5", "#B0BEC5", "#B0BEC5", "#B0BEC5"]]}], "label": "Topic 41", "method": "update"}, {"args": [{"marker.color": [["#B0BEC5", "#B0BEC5", "#B0BEC5", "#B0BEC5", "#B0BEC5", "#B0BEC5", "#B0BEC5", "#B0BEC5", "#B0BEC5", "#B0BEC5", "#B0BEC5", "#B0BEC5", "#B0BEC5", "#B0BEC5", "#B0BEC5", "#B0BEC5", "#B0BEC5", "#B0BEC5", "#B0BEC5", "#B0BEC5", "#B0BEC5", "#B0BEC5", "#B0BEC5", "#B0BEC5", "#B0BEC5", "#B0BEC5", "#B0BEC5", "#B0BEC5", "#B0BEC5", "#B0BEC5", "#B0BEC5", "#B0BEC5", "#B0BEC5", "#B0BEC5", "#B0BEC5", "#B0BEC5", "#B0BEC5", "#B0BEC5", "#B0BEC5", "#B0BEC5", "#B0BEC5", "#B0BEC5", "red", "#B0BEC5", "#B0BEC5", "#B0BEC5"]]}], "label": "Topic 42", "method": "update"}, {"args": [{"marker.color": [["#B0BEC5", "#B0BEC5", "#B0BEC5", "#B0BEC5", "#B0BEC5", "#B0BEC5", "#B0BEC5", "#B0BEC5", "#B0BEC5", "#B0BEC5", "#B0BEC5", "#B0BEC5", "#B0BEC5", "#B0BEC5", "#B0BEC5", "#B0BEC5", "#B0BEC5", "#B0BEC5", "#B0BEC5", "#B0BEC5", "#B0BEC5", "#B0BEC5", "#B0BEC5", "#B0BEC5", "#B0BEC5", "#B0BEC5", "#B0BEC5", "#B0BEC5", "#B0BEC5", "#B0BEC5", "#B0BEC5", "#B0BEC5", "#B0BEC5", "#B0BEC5", "#B0BEC5", "#B0BEC5", "#B0BEC5", "#B0BEC5", "#B0BEC5", "#B0BEC5", "#B0BEC5", "#B0BEC5", "#B0BEC5", "red", "#B0BEC5", "#B0BEC5"]]}], "label": "Topic 43", "method": "update"}, {"args": [{"marker.color": [["#B0BEC5", "#B0BEC5", "#B0BEC5", "#B0BEC5", "#B0BEC5", "#B0BEC5", "#B0BEC5", "#B0BEC5", "#B0BEC5", "#B0BEC5", "#B0BEC5", "#B0BEC5", "#B0BEC5", "#B0BEC5", "#B0BEC5", "#B0BEC5", "#B0BEC5", "#B0BEC5", "#B0BEC5", "#B0BEC5", "#B0BEC5", "#B0BEC5", "#B0BEC5", "#B0BEC5", "#B0BEC5", "#B0BEC5", "#B0BEC5", "#B0BEC5", "#B0BEC5", "#B0BEC5", "#B0BEC5", "#B0BEC5", "#B0BEC5", "#B0BEC5", "#B0BEC5", "#B0BEC5", "#B0BEC5", "#B0BEC5", "#B0BEC5", "#B0BEC5", "#B0BEC5", "#B0BEC5", "#B0BEC5", "#B0BEC5", "red", "#B0BEC5"]]}], "label": "Topic 44", "method": "update"}, {"args": [{"marker.color": [["#B0BEC5", "#B0BEC5", "#B0BEC5", "#B0BEC5", "#B0BEC5", "#B0BEC5", "#B0BEC5", "#B0BEC5", "#B0BEC5", "#B0BEC5", "#B0BEC5", "#B0BEC5", "#B0BEC5", "#B0BEC5", "#B0BEC5", "#B0BEC5", "#B0BEC5", "#B0BEC5", "#B0BEC5", "#B0BEC5", "#B0BEC5", "#B0BEC5", "#B0BEC5", "#B0BEC5", "#B0BEC5", "#B0BEC5", "#B0BEC5", "#B0BEC5", "#B0BEC5", "#B0BEC5", "#B0BEC5", "#B0BEC5", "#B0BEC5", "#B0BEC5", "#B0BEC5", "#B0BEC5", "#B0BEC5", "#B0BEC5", "#B0BEC5", "#B0BEC5", "#B0BEC5", "#B0BEC5", "#B0BEC5", "#B0BEC5", "#B0BEC5", "red"]]}], "label": "Topic 45", "method": "update"}]}], "title": {"font": {"color": "Black", "size": 22}, "text": "<b>Intertopic Distance Map</b>", "x": 0.5, "xanchor": "center", "y": 0.95, "yanchor": "top"}, "width": 650, "xaxis": {"anchor": "y", "domain": [0, 1], "range": [-15.08, 32.64], "title": {"text": ""}, "visible": false}, "yaxis": {"anchor": "x", "domain": [0, 1], "range": [-15.62, 29.98], "title": {"text": ""}, "visible": false}}}
